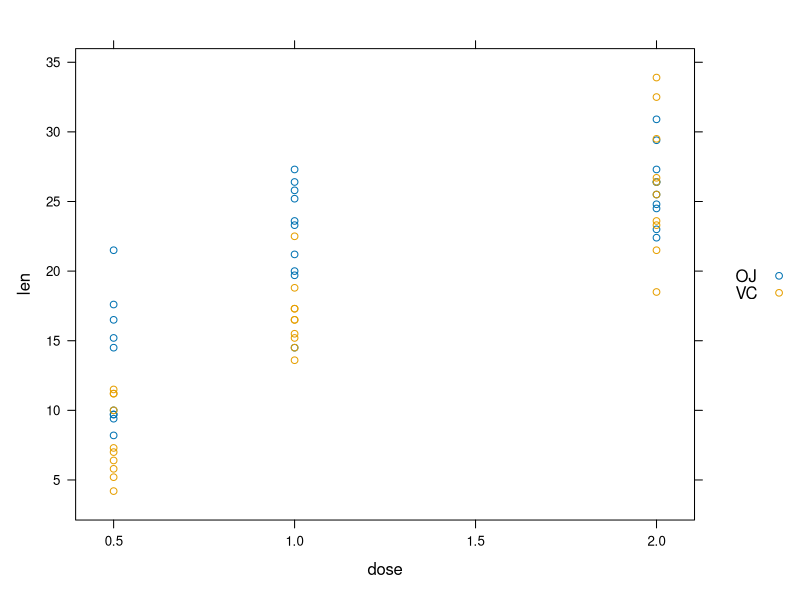
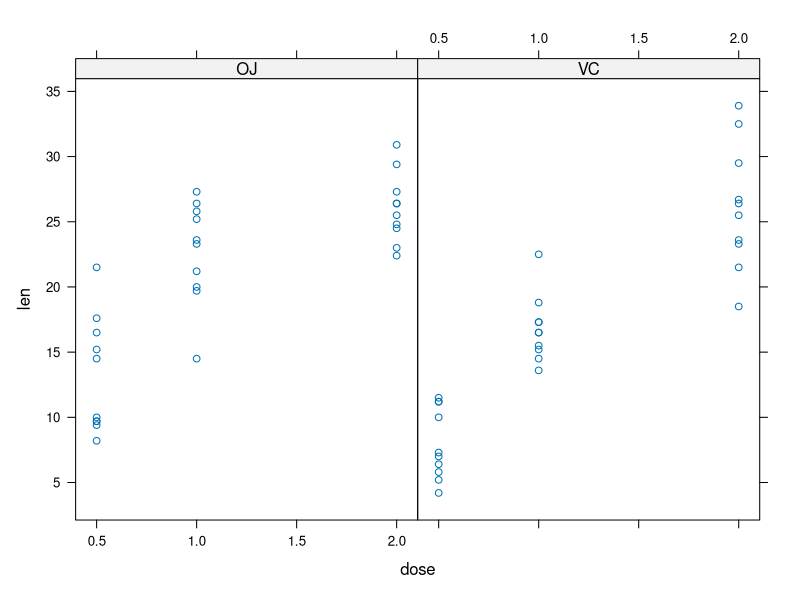

Write R code to recreate these figures, in order.
## ---- chunk 1
library(datasets)
library(lattice)

xyplot(len ~ dose, ToothGrowth, groups = supp, auto.key = list(columns = 1))
xyplot(len ~ dose | supp, ToothGrowth)
## ---- chunk 2
supp1 <- ToothGrowth$len[1:30]
supp2 <- ToothGrowth$len[31:60]
difference <- supp2 - supp1
mn <- mean(difference)

s <- sd(difference)
range <- mn + c(-1, 1) * qt(0.975, 29) * s/(30)
print(range); print(mn)
